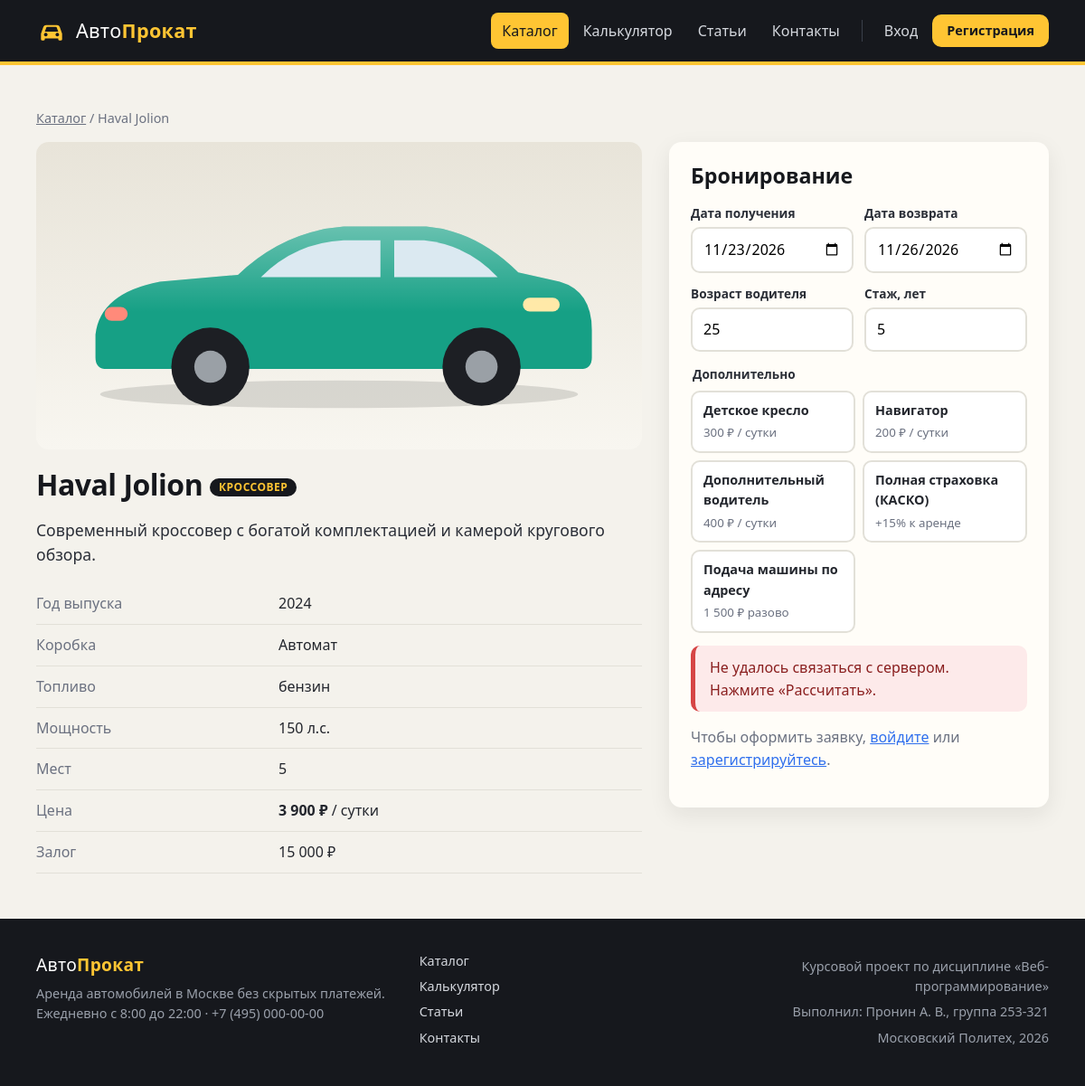
The app's page /cars/10 with its own data.
### tables this page shows
CREATE TABLE `cars` (
    `id`            INT UNSIGNED NOT NULL AUTO_INCREMENT,
    `brand`         VARCHAR(50)  NOT NULL,
    `model`         VARCHAR(50)  NOT NULL,
    `class`         VARCHAR(20)  NOT NULL,           
    `year`          SMALLINT     NOT NULL,
    `transmission`  VARCHAR(10)  NOT NULL,           
    `fuel`          VARCHAR(20)  NOT NULL,
    `seats`         TINYINT      NOT NULL DEFAULT 5,
    `power_hp`      SMALLINT     NOT NULL,
    `price_per_day` INT UNSIGNED NOT NULL,
    `deposit`       INT UNSIGNED NOT NULL,
    `color`         CHAR(7)      NOT NULL DEFAULT '#888888',
    `description`   TEXT         NOT NULL,
    `is_available`  TINYINT(1)   NOT NULL DEFAULT 1,
    PRIMARY KEY (`id`)
);

### src/Core/Controller.php (called while the page is built, shortened)
<?php
abstract class Controller
{
    protected function render(string $template, array $vars = [], int $code = 200): void
    {
        View::render($template, $vars, $code);
    }
}

### src/Controllers/CarsController.php (called while the page is built, shortened)
<?php
final class CarsController extends Controller
{
    public function show(int $id): void
    {
        $car = Car::find($id);
        $this->render('cars/show', [
            'title'   => Car::title($car) . ' — аренда',
            'car'     => $car,
            'options' => PriceCalculator::OPTIONS,
            'form'    => CalculatorController::defaultForm($car['id']),
            'errors'  => [],
        ]);
    }
}

### index.php (called while the page is built, shortened)
<?php
spl_autoload_register(function (string $class): void {
    $prefix = 'App\\';
    if (str_starts_with($class, $prefix)) {
        $file = __DIR__ . '/src/' . str_replace('\\', '/', substr($class, strlen($prefix))) . '.php';
    }
});
require __DIR__ . '/src/helpers.php';
$route  = trim((string) ($_GET['route'] ?? ''), '/');
$method = $_SERVER['REQUEST_METHOD'] ?? 'GET';
$router = new App\Core\Router(require __DIR__ . '/src/routes.php');
$router->dispatch($method, $route);

### src/Core/App.php (called while the page is built, shortened)
<?php
final class App
{
    private static array $config = [];
    private static string $root = '';
    private static string $baseUrl = '';
    public static function init(array $config, string $root): void
    {
        self::$config = $config;
        self::$root   = $root;
        $dir = str_replace('\\', '/', dirname($_SERVER['SCRIPT_NAME'] ?? '/index.php'));
        self::$baseUrl = rtrim($dir, '/');
    }
    public static function config(string $key, mixed $default = null): mixed
    {
        $value = self::$config;
        foreach (explode('.', $key) as $part) {
            $value = $value[$part];
        }
        return $value;
    }
    public static function root(): string
    {
        return self::$root;
    }
    public static function baseUrl(): string
    {
        return self::$baseUrl;
    }
}

### src/helpers.php (called while the page is built, shortened)
<?php
function e(mixed $value): string
{
    return htmlspecialchars((string) $value, ENT_QUOTES, 'UTF-8');
}
function url(string $path = '', array $query = []): string
{
    $link = App::baseUrl() . '/' . ltrim($path, '/');
    $query = array_filter($query, fn ($v) => $v !== '' && $v !== null);
    return $query ? $link . '?' . http_build_query($query) : $link;
}
function money(int|float $value): string
{
    return number_format((float) $value, 0, ',', ' ') . ' ₽';
}

### src/Core/Db.php (called while the page is built, shortened)
<?php
final class Db
{
    private static ?Db $instance = null;
    private PDO $pdo;
    private function __construct()
    {
        $dsn = getenv('APP_DB_DSN') ?: sprintf(
            'mysql:host=%s;dbname=%s;charset=utf8mb4',
            App::config('db.host'),
            App::config('db.name')
        );
        $this->pdo = new PDO($dsn, App::config('db.user'), App::config('db.password'), [
            PDO::ATTR_ERRMODE            => PDO::ERRMODE_EXCEPTION,
            PDO::ATTR_DEFAULT_FETCH_MODE => PDO::FETCH_ASSOC,
            PDO::ATTR_EMULATE_PREPARES   => false,
        ]);
    }
    public static function get(): self
    {
        return self::$instance ??= new self();
    }
    public function one(string $sql, array $params = []): ?array
    {
        $stmt = $this->pdo->prepare($sql);
        $stmt->execute($params);
        $row = $stmt->fetch();
        return $row === false ? null : $row;
    }
}

### src/Models/Car.php (called while the page is built, shortened)
<?php
final class Car
{
    public static function find(int $id): ?array
    {
        return Db::get()->one('SELECT * FROM cars WHERE id = ?', [$id]);
    }
    public static function title(array $car): string
    {
        return $car['brand'] . ' ' . $car['model'];
    }
}

### src/Core/Auth.php (called while the page is built, shortened)
<?php
final class Auth
{
    private static ?array $user = null;
    private static bool $loaded = false;
    public static function user(): ?array
    {
        if (!self::$loaded) {
            self::$loaded = true;
            $id = $_SESSION['user_id'] ?? null;
            self::$user = $id ? User::find((int) $id) : null;
        }
        return self::$user;
    }
    public static function check(): bool
    {
        return self::user() !== null;
    }
}

### templates/cars/show.php (the view, shortened to what this page needs)
<section class="wrap section">
    <p class="crumbs"><a href="<?= url('cars') ?>">Каталог</a> / <?= e(Car::title($car)) ?></p>
    <div class="car-page">
        <div class="car-page__info">
            <div class="car-page__img"><?= View::fetch('partials/car-svg', ['color' => $car['color']]) ?></div>
            <h1><?= e(Car::title($car)) ?> <span class="tag"><?= e(Car::CLASSES[$car['class']] ?? '') ?></span></h1>
            <p class="lead"><?= e($car['description']) ?></p>
            <table class="spec-table">
                <tr><th>Год выпуска</th><td><?= (int) $car['year'] ?></td></tr>
                <tr><th>Коробка</th><td><?= e(Car::TRANSMISSIONS[$car['transmission']] ?? '') ?></td></tr>
                <tr><th>Топливо</th><td><?= e($car['fuel']) ?></td></tr>
                <tr><th>Мощность</th><td><?= (int) $car['power_hp'] ?> л.с.</td></tr>
                <tr><th>Мест</th><td><?= (int) $car['seats'] ?></td></tr>
                <tr><th>Цена</th><td><b><?= money($car['price_per_day']) ?></b> / сутки</td></tr>
                <tr><th>Залог</th><td><?= money($car['deposit']) ?></td></tr>
            </table>
        </div>
        <aside class="panel car-page__book">
            <h2>Бронирование</h2>
<?php if (!$car['is_available']): ?>
            <div class="flash flash--error">Машина сейчас в аренде. Посмотрите другие модели этого класса.</div>
            <a class="btn" href="<?= url('cars', ['class' => $car['class']]) ?>">Похожие машины</a>
<?php else: ?>
            <form method="post" action="<?= url('cars/' . $car['id'] . '/book') ?>" data-calc="<?= url('api/calculate') ?>">
                <?= View::fetch('partials/calc-fields', ['form' => $form, 'options' => $options]) ?>
                <div class="price-box" data-result>
                </div>
<?php if (Auth::check()): ?>
                <label class="field field--wide">
                    <span>Комментарий к заявке</span>
                    <textarea name="comment" rows="2" maxlength="500" placeholder="Например: нужна подача к метро"><?= e($form['comment']) ?></textarea>
                </label>
                <button type="submit" class="btn btn--accent btn--block">Забронировать</button>
<?php else: ?>
                <p class="muted">Чтобы оформить заявку, <a href="<?= url('login', ['back' => 'cars/' . $car['id']]) ?>">войдите</a> или <a href="<?= url('register') ?>">зарегистрируйтесь</a>.</p>
<?php endif; ?>
            </form>
<?php endif; ?>
        </aside>
    </div>
</section>

### src/Core/Router.php (shortened to what this page needs)
<?php
final class Router
{
    public function dispatch(string $method, string $path): void
    {
        foreach ($this->routes as [$routeMethod, $pattern, $handler]) {
            if (!preg_match('~^' . $pattern . '$~u', $path, $matches)) {
                continue;
            }
            array_shift($matches);
            [$controllerClass, $action] = $handler;
            $params = array_map(fn ($v) => ctype_digit($v) ? (int) $v : $v, $matches);
            try {
                (new $controllerClass())->$action(...$params);
            } catch (\PDOException $e) {
                View::error(500, 'Ошибка базы данных', $e->getMessage());
            }
            return;
        }
    }
}

### assets/css/style.css (style rules this page uses)
:root { --ink: #16181d; --ink-2: #2a2e37; --text: #23262d; --muted: #6b7180; --line: #e2e0d8; --bg: #f4f2ec; --card: #fffdf8; --accent: #ffc533; --accent-2: #f0a800; --blue: #2f6fed; --green: #1f9d55; --red: #d64545; --radius: 14px; --shadow: 0 8px 24px rgba(22, 24, 29, .08); }
*, *::before, *::after { box-sizing: border-box; }
html { scroll-behavior: smooth; }
body { margin: 0; min-height: 100vh; display: flex; flex-direction: column; font: 16px/1.55 "Segoe UI", system-ui, -apple-system, Roboto, Arial, sans-serif; color: var(--text); background: var(--bg); }
h1, h2, h3 { line-height: 1.2; color: var(--ink); }
h1 { font-size: 2rem; margin: 0 0 18px; letter-spacing: -.5px; }
h2 { font-size: 1.45rem; margin: 0 0 16px; }
a { color: var(--blue); }
.wrap { width: 100%; max-width: 1160px; margin: 0 auto; padding: 0 20px; }
.section { padding-top: 34px; }
.muted { color: var(--muted); }
.lead { font-size: 1.1rem; color: var(--ink-2); }
.tag { display: inline-block; padding: 3px 10px; border-radius: 20px; background: var(--ink); color: var(--accent); font-size: .75rem; font-weight: 700; letter-spacing: .5px; text-transform: uppercase; vertical-align: middle; }
.crumbs { color: var(--muted); font-size: .9rem; }
.crumbs a { color: var(--muted); }
.car-page { display: grid; grid-template-columns: 1fr 420px; gap: 30px; align-items: start; }
.car-page__img { padding: 30px; border-radius: var(--radius); background: linear-gradient(180deg, #e8e4d9, #f8f6f0); margin-bottom: 20px; }
.car-page__book { position: sticky; top: 90px; }
.spec-table { width: 100%; border-collapse: collapse; }
.spec-table th, .spec-table td { padding: 10px 0; border-bottom: 1px solid var(--line); text-align: left; }
.spec-table th { width: 40%; font-weight: 400; color: var(--muted); }
.panel { padding: 24px; border-radius: var(--radius); background: var(--card); box-shadow: var(--shadow); }
.price-box { margin-bottom: 14px; transition: opacity .2s; }

### records on screen
cars: Car::title($car) "Haval Jolion", class "КРОССОВЕР", description "Современный кроссовер с богатой комплектацией и камерой кругового обзора.", year "2024", transmission "Автомат", fuel "бензин", power_hp "150", seats "5", price_per_day "3 900 ₽", deposit "15 000 ₽"

### other values on screen
$label "Каталог"
$label "Калькулятор"
$label "Статьи"
$label "Контакты"
$opt['label'] "Детское кресло"
money($opt['per_day']) "300 ₽"
$opt['label'] "Навигатор"
money($opt['per_day']) "200 ₽"
$opt['label'] "Дополнительный водитель"
money($opt['per_day']) "400 ₽"
$opt['label'] "Полная страховка (КАСКО)"
$opt['percent'] "15"
$opt['label'] "Подача машины по адресу"
money($opt['fixed']) "1 500 ₽"
